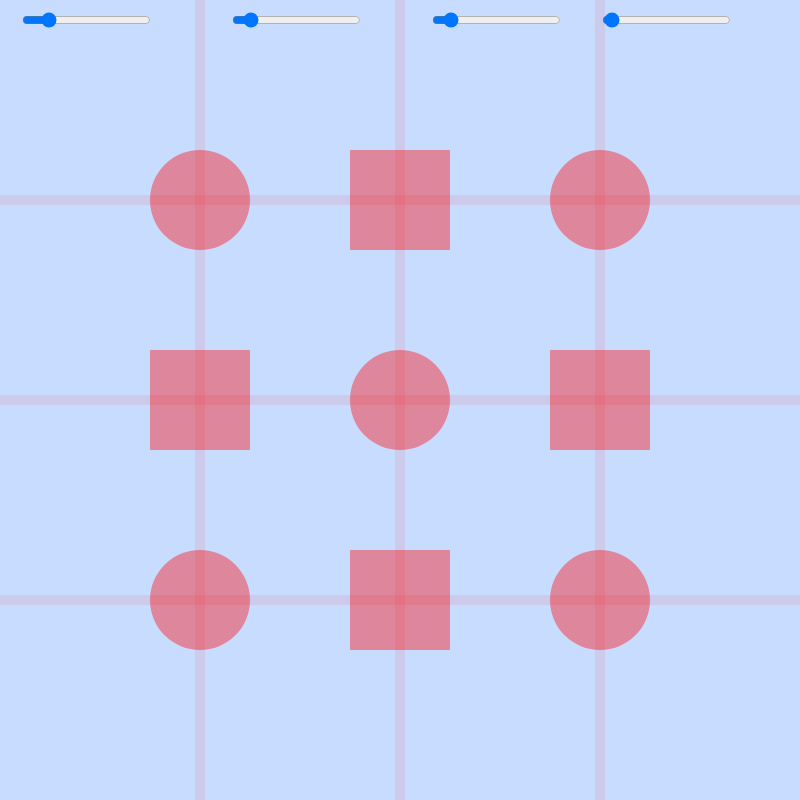
Frame 1 (no input)
Frame 60 (no input): identical to frame 1, image omitted
Frame 120 (the mouse pressed at the canvas centre since frame 60): identical to frame 1, image omitted

The p5.js sketch that drew this single still picture (run headless with seeded random() and noise() and a simulated clock; from frame 60 on, the mouse is pressed at the canvas centre):

// p5.js sketch
// ── sketch.js


let durchmesser;
let verticalstroke;
let horizontalstroke;
let winkel;



function setup() {
  createCanvas(800, 800);

  durchmesser = createSlider(20, 500, 100)
  durchmesser.position(20, 10);

  verticalstroke = createSlider(0, 100, 10)
  verticalstroke.position(230, 10);

  horizontalstroke = createSlider(0, 100, 10)
  horizontalstroke.position(430, 10);

  winkel = createSlider(0, TWO_PI, 0.1, 0)
  winkel.position(600, 10);
  


}


function draw() {
   background(200, 220, 255,);

  let d = durchmesser.value();
  let rund = d;
  let Vstroke = verticalstroke.value();
  let Hstroke = horizontalstroke.value();
  let angle = winkel.value();


  fill(255, 0, 0,100)
  noStroke()
  rectMode(CENTER)
  rect(200, 200, d, d, rund);
  rect(200, 400, d, d);
  rect(200, 600, d, d, rund);
  rect(400, 200, d, d);
  rect(400, 400, d, d, rund);
  rect(400, 600, d, d);
  rect(600, 200, d, d, rund);
  rect(600, 400, d, d);
  rect(600, 600, d, d, rund);

  stroke(255, 0, 0, 20);
  strokeWeight(Vstroke)
  line(200, 0, 200, 800);
  line(400, 0, 400, 800);
  line(600, 0, 600, 800);
  strokeWeight(Hstroke)
  line(0, 200, 800, 200);
  line(0, 400, 800, 400);
  line(0, 600, 800, 600);



}
